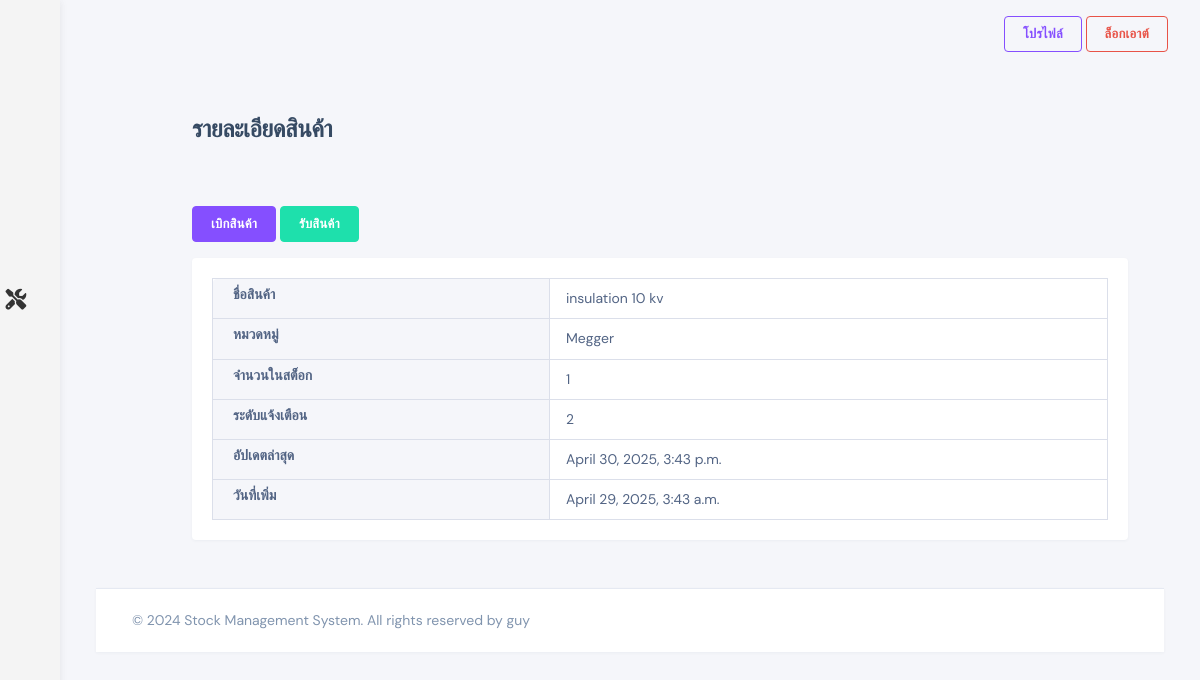
The page /stock_detail/1/ (signed in) on the database its author committed.
### stock/models.py (models this page shows, shortened)
class Stock(models.Model):
    category = models.ForeignKey(Category, on_delete=models.CASCADE, blank=True)
    item_name = models.CharField(max_length=50, blank=True, null=True, db_collation='utf8mb4_unicode_ci')
    quantity = models.IntegerField(default='0', blank=True, null=True)
    receive_quantity = models.IntegerField(default='0', blank=True, null=True)
    received_by = models.CharField(max_length=50, blank=True, null=True, db_collation='utf8mb4_unicode_ci')
    issue_quantity = models.IntegerField(default='0', blank=True, null=True)
    issued_by = models.CharField(max_length=50, blank=True, null=True, db_collation='utf8mb4_unicode_ci')
    issued_to = models.CharField(max_length=50, blank=True, null=True, db_collation='utf8mb4_unicode_ci')
    phone_number = models.CharField(max_length=50, blank=True, null=True, db_collation='utf8mb4_unicode_ci')
    created_by = models.CharField(max_length=50, blank=True, null=True, db_collation='utf8mb4_unicode_ci')
    re_order = models.IntegerField(default='0', blank=True, null=True)
    last_updated = models.DateTimeField(auto_now_add=False, auto_now=True)
    timestamp = models.DateTimeField(auto_now_add=True, auto_now=False)
    date = models.DateTimeField(auto_now_add=False, auto_now=False)
    export_to_csv = models.BooleanField(default=False)
    image = models.ImageField(upload_to='stock/static/images', null=True, blank=True)

class Category(models.Model):
    group = models.CharField(max_length=50, blank=True, null=True, db_collation='utf8mb4_unicode_ci')
    def __str__(self):
        return self.group

### stock/views.py (the view)
# urls.py: path('stock_detail/<str:pk>/', views.stock_detail, name="stock_detail"),
@login_required
def stock_detail(request, pk):
    detail = Stock.objects.get(id=pk)
    context = {
        'detail': detail
    }
    return render(request, 'stock/stock_detail.html', context)

### stock/templates/stock/stock_detail.html (shortened to what this page needs)
{% extends 'base.html' %}
{% load static %}
{% load crispy_forms_tags %}
{% block content %}
{% include 'stock/headers.html' %}
<div class="nk-content">
    <div class="container-fluid">
        <div class="nk-content-inner">
            <div class="nk-content-body">
                <div class="components-preview wide-md mx-auto">
                    <div class="nk-block nk-block-lg">
                        <div class="nk-block-head">
                            <div class="nk-block-head-content">
                                <h4 class="nk-block-title">รายละเอียดสินค้า</h4>
                            </div>
                        </div>
                        <div class="pt-5 pb-3">
                            <a href="{% url 'issue_item' detail.id %}" class="btn btn-primary">เบิกสินค้า</a>
                            <a href="{% url 'receive_item' detail.id %}" class="btn btn-success">รับสินค้า</a>
                        </div>
                        <div class="card">
                            <div class="card-body">
                                <table class="table table-bordered">
                                    <tr>
                                        <th>ชื่อสินค้า</th>
                                        <td>{{ detail.item_name }}</td>
                                    </tr>
                                    <tr>
                                        <th>หมวดหมู่</th>
                                        <td>{{ detail.category }}</td>
                                    </tr>
                                    <tr>
                                        <th>จำนวนในสต็อก</th>
                                        <td>{{ detail.quantity }}</td>
                                    </tr>
                                    <tr>
                                        <th>ระดับแจ้งเตือน</th>
                                        <td>{{ detail.re_order }}</td>
                                    </tr>
                                    <tr>
                                        <th>อัปเดตล่าสุด</th>
                                        <td>{{ detail.last_updated }}</td>
                                    </tr>
                                    <tr>
                                        <th>วันที่เพิ่ม</th>
                                        <td>{{ detail.timestamp }}</td>
                                    </tr>
                                </table>
                            </div>
                        </div>
                    </div>
                </div>
            </div>
        </div>
    </div>
</div>
{% include 'stock/footers.html' %}
{% endblock %}

### stock/templates/base.html (style rules this page uses)
:root { --primary-color: #6576ff; --secondary-color: #526484; --success-color: #5ce0aa; --danger-color: #f4aaa4; --light-color: #f5f6fa; --dark-color: #1a1f2e; }
body { font-family: 'Inter', sans-serif; background-color: var(--light-color); color: var(--secondary-color); margin: 0; padding: 0; }
.nk-body { background-color: var(--light-color); margin: 0; padding: 0; }
.nk-content { margin-left: 250px; padding: 0 2rem; }
.container-fluid { padding: 0; margin: 0; }
.nk-content-inner { padding: 0; margin: 0; }
.nk-content-body { padding: 0; margin: 0; }
.card { background-color: #fff; border-radius: 8px; box-shadow: 0 2px 4px rgba(0,0,0,0.05); margin-bottom: 1rem; border: none; }
.btn { border-radius: 4px; padding: 0.75rem 1.5rem; font-weight: 500; transition: all 0.3s ease; }
.btn-primary { background-color: var(--primary-color); border-color: var(--primary-color); }
.table { margin-bottom: 0; }
.table th { background-color: var(--light-color); color: var(--secondary-color); font-weight: 600; border-bottom: 2px solid #e5e9f2; }
.table td { vertical-align: middle; border-color: #e5e9f2; }
.nk-content { margin-left: 60px; transition: margin-left 0.3s; }

### rows shown on the page
Stock: item_name "insulation 10 kv", category "Megger", quantity "1", re_order "2", last_updated "April 30, 2025, 3:43 p.m.", timestamp "April 29, 2025, 3:43 a.m."
